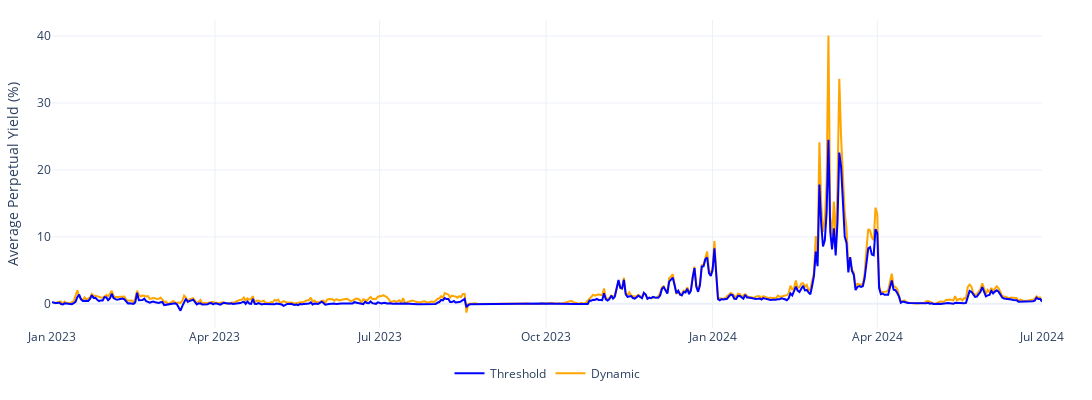

This figure's notebook cell:
### Code cell
simple_file = './results/simple_threshold/yield.csv'
simple_reinvest_file = './results/simple_reinvest/yield.csv'
complex_file = './results/complex_threshold/yield.csv'
complex_reinvest_file = './results/complex_reinvest/yield.csv'

simple_df = pd.read_csv(simple_file)
simple_df['date'] = pd.to_datetime(simple_df['date'])
simple_df.set_index('date', inplace=True)

simple_reinvest_df = pd.read_csv(simple_reinvest_file)
simple_reinvest_df['date'] = pd.to_datetime(simple_reinvest_df['date'])
simple_reinvest_df.set_index('date', inplace=True)

complex_df = pd.read_csv(complex_file)
complex_df['date'] = pd.to_datetime(complex_df['date'])
complex_df.set_index('date', inplace=True)

complex_reinvest_df = pd.read_csv(complex_reinvest_file)
complex_reinvest_df['date'] = pd.to_datetime(complex_reinvest_df['date'])
complex_reinvest_df.set_index('date', inplace=True)

fig = go.Figure()

fig.add_trace(go.Scatter(
    x=complex_df.index,
    y=complex_df['total_yield'],
    mode='lines',
    name='Dynamic',
    line=dict(width=2, color='orange'),
    opacity=1.0,
    legendrank=2
))

fig.add_trace(go.Scatter(
    x=simple_df.index,
    y=simple_df['total_yield'],
    mode='lines',
    name='Threshold',
    line=dict(width=2, color='blue'),
    opacity=1.0,
    legendrank=1
))

fig.update_layout(
    yaxis_title='Average Perpetual Yield (%)',
    template='plotly_white',
    hovermode='x unified',
    legend=dict(
        orientation='h',
        x=0.5,
        y=-0.1,
        xanchor='center',
        yanchor='top'
    ),
    width=1200,
    height=400,
    margin=dict(l=50, r=50, t=20, b=50)
)

fig.update_xaxes(
    tickformat='%b %Y',
    tickangle=0,
    showgrid=True,
    zeroline=True,
    showticklabels=True,
    dtick='M3'
)

fig.show()

### Figure 1 — Plotly figure (JSON) as saved in the notebook; plotly's stock layout.template omitted (floating-point values rounded to 4 significant figures; data arrays with more than 128 entries replaced by an {"elided": "..."} marker saying what was removed)
{"data": [{"legendrank": 2, "line": {"color": "orange", "width": 2}, "mode": "lines", "name": "Dynamic", "opacity": 1, "type": "scatter", "x": {"elided": "529 str values"}, "y": {"elided": "529 float values"}}, {"legendrank": 1, "line": {"color": "blue", "width": 2}, "mode": "lines", "name": "Threshold", "opacity": 1, "type": "scatter", "x": {"elided": "447 str values"}, "y": {"elided": "447 float values"}}], "layout": {"height": 400, "hovermode": "x unified", "legend": {"orientation": "h", "x": 0.5, "xanchor": "center", "y": -0.1, "yanchor": "top"}, "margin": {"b": 50, "l": 50, "r": 50, "t": 20}, "width": 1200, "xaxis": {"dtick": "M3", "showgrid": true, "showticklabels": true, "tickangle": 0, "tickformat": "%b %Y", "zeroline": true}, "yaxis": {"title": {"text": "Average Perpetual Yield (%)"}}}}
